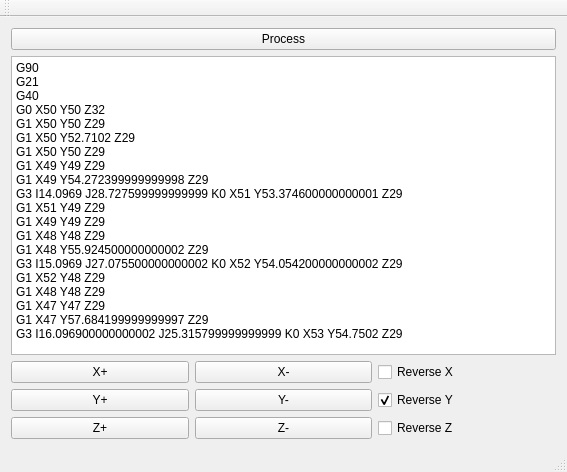
<?xml version="1.0" encoding="UTF-8"?>
<ui version="4.0">
 <class>MainWindow</class>
 <widget class="QMainWindow" name="MainWindow">
  <property name="geometry">
   <rect>
    <x>0</x>
    <y>0</y>
    <width>567</width>
    <height>472</height>
   </rect>
  </property>
  <property name="windowTitle">
   <string>MainWindow</string>
  </property>
  <property name="autoFillBackground">
   <bool>false</bool>
  </property>
  <widget class="QWidget" name="centralWidget">
   <layout class="QVBoxLayout" name="verticalLayout">
    <item>
     <widget class="QPushButton" name="readTextButton">
      <property name="text">
       <string>Process</string>
      </property>
     </widget>
    </item>
    <item>
     <widget class="QPlainTextEdit" name="plainTextEdit">
      <property name="plainText">
       <string>G90
G21
G40
G0 X50 Y50 Z32
G1 X50 Y50 Z29
G1 X50 Y52.7102 Z29
G1 X50 Y50 Z29
G1 X49 Y49 Z29
G1 X49 Y54.272399999999998 Z29
G3 I14.0969 J28.727599999999999 K0 X51 Y53.374600000000001 Z29
G1 X51 Y49 Z29
G1 X49 Y49 Z29
G1 X48 Y48 Z29
G1 X48 Y55.924500000000002 Z29
G3 I15.0969 J27.075500000000002 K0 X52 Y54.054200000000002 Z29
G1 X52 Y48 Z29
G1 X48 Y48 Z29
G1 X47 Y47 Z29
G1 X47 Y57.684199999999997 Z29
G3 I16.096900000000002 J25.315799999999999 K0 X53 Y54.7502 Z29</string>
      </property>
     </widget>
    </item>
    <item>
     <layout class="QGridLayout" name="gridLayout">
      <item row="0" column="0">
       <widget class="QPushButton" name="xPButton">
        <property name="text">
         <string>X+</string>
        </property>
        <property name="autoRepeat">
         <bool>true</bool>
        </property>
       </widget>
      </item>
      <item row="3" column="2">
       <widget class="QPushButton" name="zMButton">
        <property name="text">
         <string>Z-</string>
        </property>
        <property name="autoRepeat">
         <bool>true</bool>
        </property>
       </widget>
      </item>
      <item row="3" column="0">
       <widget class="QPushButton" name="zPButton">
        <property name="text">
         <string>Z+</string>
        </property>
        <property name="autoRepeat">
         <bool>true</bool>
        </property>
       </widget>
      </item>
      <item row="1" column="3">
       <widget class="QCheckBox" name="reversedYChb">
        <property name="text">
         <string>Reverse Y</string>
        </property>
        <property name="checked">
         <bool>true</bool>
        </property>
       </widget>
      </item>
      <item row="0" column="2">
       <widget class="QPushButton" name="xMButton">
        <property name="text">
         <string>X-</string>
        </property>
        <property name="autoRepeat">
         <bool>true</bool>
        </property>
       </widget>
      </item>
      <item row="1" column="0">
       <widget class="QPushButton" name="yPButton">
        <property name="text">
         <string>Y+</string>
        </property>
        <property name="autoRepeat">
         <bool>true</bool>
        </property>
       </widget>
      </item>
      <item row="0" column="3">
       <widget class="QCheckBox" name="reversedXChb">
        <property name="text">
         <string>Reverse X</string>
        </property>
       </widget>
      </item>
      <item row="3" column="3">
       <widget class="QCheckBox" name="reversedZChb">
        <property name="text">
         <string>Reverse Z</string>
        </property>
       </widget>
      </item>
      <item row="1" column="2">
       <widget class="QPushButton" name="yMButton">
        <property name="text">
         <string>Y-</string>
        </property>
        <property name="autoRepeat">
         <bool>true</bool>
        </property>
       </widget>
      </item>
     </layout>
    </item>
   </layout>
  </widget>
  <widget class="QMenuBar" name="menuBar">
   <property name="geometry">
    <rect>
     <x>0</x>
     <y>0</y>
     <width>567</width>
     <height>31</height>
    </rect>
   </property>
  </widget>
  <widget class="QToolBar" name="mainToolBar">
   <attribute name="toolBarArea">
    <enum>TopToolBarArea</enum>
   </attribute>
   <attribute name="toolBarBreak">
    <bool>false</bool>
   </attribute>
  </widget>
  <widget class="QStatusBar" name="statusBar"/>
 </widget>
 <layoutdefault spacing="6" margin="11"/>
 <resources/>
 <connections/>
</ui>
